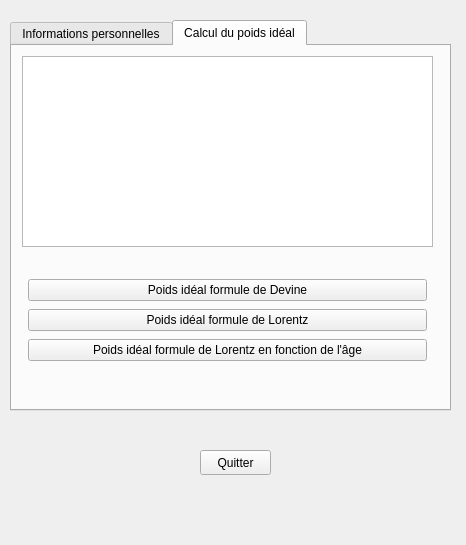
<?xml version="1.0" encoding="UTF-8"?>
<ui version="4.0">
 <class>Widget</class>
 <widget class="QWidget" name="Widget">
  <property name="geometry">
   <rect>
    <x>0</x>
    <y>0</y>
    <width>466</width>
    <height>545</height>
   </rect>
  </property>
  <property name="minimumSize">
   <size>
    <width>466</width>
    <height>545</height>
   </size>
  </property>
  <property name="maximumSize">
   <size>
    <width>466</width>
    <height>545</height>
   </size>
  </property>
  <property name="windowTitle">
   <string>Widget</string>
  </property>
  <widget class="QTabWidget" name="tabWidget">
   <property name="enabled">
    <bool>true</bool>
   </property>
   <property name="geometry">
    <rect>
     <x>10</x>
     <y>20</y>
     <width>441</width>
     <height>391</height>
    </rect>
   </property>
   <property name="currentIndex">
    <number>1</number>
   </property>
   <widget class="QWidget" name="tab_3">
    <attribute name="title">
     <string>Informations personnelles</string>
    </attribute>
    <widget class="QWidget" name="layoutWidget_2">
     <property name="geometry">
      <rect>
       <x>120</x>
       <y>50</y>
       <width>201</width>
       <height>228</height>
      </rect>
     </property>
     <layout class="QVBoxLayout" name="verticalLayout_2">
      <item>
       <layout class="QHBoxLayout" name="horizontalLayout_8">
        <item>
         <widget class="QLabel" name="labelNom_2">
          <property name="text">
           <string>Nom</string>
          </property>
         </widget>
        </item>
        <item>
         <widget class="QLineEdit" name="lineEditNom_2"/>
        </item>
       </layout>
      </item>
      <item>
       <layout class="QHBoxLayout" name="horizontalLayout_9">
        <item>
         <widget class="QLabel" name="labelPrenom_2">
          <property name="text">
           <string>Prenom</string>
          </property>
         </widget>
        </item>
        <item>
         <widget class="QLineEdit" name="lineEditPrenom_2"/>
        </item>
       </layout>
      </item>
      <item>
       <layout class="QHBoxLayout" name="horizontalLayout_10">
        <item>
         <widget class="QLabel" name="labelSexe_2">
          <property name="text">
           <string>Sexe</string>
          </property>
         </widget>
        </item>
        <item>
         <widget class="QRadioButton" name="radioButtonFemme_2">
          <property name="text">
           <string>Femme</string>
          </property>
         </widget>
        </item>
        <item>
         <widget class="QRadioButton" name="radioButtonHomme_2">
          <property name="text">
           <string>Homme</string>
          </property>
         </widget>
        </item>
       </layout>
      </item>
      <item>
       <layout class="QHBoxLayout" name="horizontalLayout_11">
        <item>
         <widget class="QLabel" name="labelAge_2">
          <property name="text">
           <string>Age</string>
          </property>
         </widget>
        </item>
        <item>
         <spacer name="horizontalSpacer_6">
          <property name="orientation">
           <enum>Qt::Horizontal</enum>
          </property>
          <property name="sizeHint" stdset="0">
           <size>
            <width>40</width>
            <height>20</height>
           </size>
          </property>
         </spacer>
        </item>
        <item>
         <widget class="QSpinBox" name="spinBoxAge_2">
          <property name="minimum">
           <number>1</number>
          </property>
          <property name="maximum">
           <number>200</number>
          </property>
         </widget>
        </item>
       </layout>
      </item>
      <item>
       <layout class="QHBoxLayout" name="horizontalLayout_12">
        <item>
         <widget class="QLabel" name="label_3">
          <property name="text">
           <string>Poids (m)</string>
          </property>
         </widget>
        </item>
        <item>
         <spacer name="horizontalSpacer_7">
          <property name="orientation">
           <enum>Qt::Horizontal</enum>
          </property>
          <property name="sizeHint" stdset="0">
           <size>
            <width>40</width>
            <height>20</height>
           </size>
          </property>
         </spacer>
        </item>
        <item>
         <widget class="QDoubleSpinBox" name="doubleSpinBoxPoids_2">
          <property name="minimum">
           <double>15.000000000000000</double>
          </property>
          <property name="maximum">
           <double>300.000000000000000</double>
          </property>
          <property name="singleStep">
           <double>0.100000000000000</double>
          </property>
         </widget>
        </item>
       </layout>
      </item>
      <item>
       <layout class="QHBoxLayout" name="horizontalLayout_13">
        <item>
         <widget class="QLabel" name="label_4">
          <property name="text">
           <string>Taille (m)</string>
          </property>
         </widget>
        </item>
        <item>
         <spacer name="horizontalSpacer_8">
          <property name="orientation">
           <enum>Qt::Horizontal</enum>
          </property>
          <property name="sizeHint" stdset="0">
           <size>
            <width>40</width>
            <height>20</height>
           </size>
          </property>
         </spacer>
        </item>
        <item>
         <widget class="QDoubleSpinBox" name="doubleSpinBoxTaille_2">
          <property name="minimum">
           <double>0.500000000000000</double>
          </property>
          <property name="maximum">
           <double>3.000000000000000</double>
          </property>
          <property name="singleStep">
           <double>0.010000000000000</double>
          </property>
         </widget>
        </item>
       </layout>
      </item>
      <item>
       <layout class="QHBoxLayout" name="horizontalLayout_14">
        <property name="spacing">
         <number>0</number>
        </property>
        <item>
         <spacer name="horizontalSpacer_9">
          <property name="orientation">
           <enum>Qt::Horizontal</enum>
          </property>
          <property name="sizeHint" stdset="0">
           <size>
            <width>40</width>
            <height>20</height>
           </size>
          </property>
         </spacer>
        </item>
        <item>
         <widget class="QPushButton" name="pushButtonSuite_2">
          <property name="text">
           <string>Suite</string>
          </property>
         </widget>
        </item>
        <item>
         <spacer name="horizontalSpacer_10">
          <property name="orientation">
           <enum>Qt::Horizontal</enum>
          </property>
          <property name="sizeHint" stdset="0">
           <size>
            <width>40</width>
            <height>20</height>
           </size>
          </property>
         </spacer>
        </item>
       </layout>
      </item>
     </layout>
    </widget>
   </widget>
   <widget class="QWidget" name="tab_4">
    <property name="enabled">
     <bool>true</bool>
    </property>
    <attribute name="title">
     <string>Calcul du poids idéal</string>
    </attribute>
    <widget class="QTextEdit" name="textEditAfficheur_2">
     <property name="geometry">
      <rect>
       <x>10</x>
       <y>10</y>
       <width>411</width>
       <height>191</height>
      </rect>
     </property>
     <property name="readOnly">
      <bool>true</bool>
     </property>
    </widget>
    <widget class="QWidget" name="">
     <property name="geometry">
      <rect>
       <x>5</x>
       <y>220</y>
       <width>421</width>
       <height>111</height>
      </rect>
     </property>
     <layout class="QVBoxLayout" name="verticalLayout">
      <item>
       <widget class="QPushButton" name="pushButtonDevine">
        <property name="text">
         <string>Poids idéal formule de Devine</string>
        </property>
       </widget>
      </item>
      <item>
       <widget class="QPushButton" name="pushButtonLorentz">
        <property name="text">
         <string>Poids idéal formule de Lorentz</string>
        </property>
       </widget>
      </item>
      <item>
       <widget class="QPushButton" name="pushButtonAge">
        <property name="text">
         <string>Poids idéal formule de Lorentz en fonction de l'âge</string>
        </property>
       </widget>
      </item>
     </layout>
    </widget>
   </widget>
  </widget>
  <widget class="QPushButton" name="pushButtonQuitter">
   <property name="geometry">
    <rect>
     <x>200</x>
     <y>450</y>
     <width>71</width>
     <height>25</height>
    </rect>
   </property>
   <property name="text">
    <string>Quitter</string>
   </property>
  </widget>
 </widget>
 <layoutdefault spacing="6" margin="11"/>
 <resources/>
 <connections>
  <connection>
   <sender>pushButtonQuitter</sender>
   <signal>clicked()</signal>
   <receiver>Widget</receiver>
   <slot>close()</slot>
   <hints>
    <hint type="sourcelabel">
     <x>244</x>
     <y>428</y>
    </hint>
    <hint type="destinationlabel">
     <x>157</x>
     <y>445</y>
    </hint>
   </hints>
  </connection>
 </connections>
</ui>
